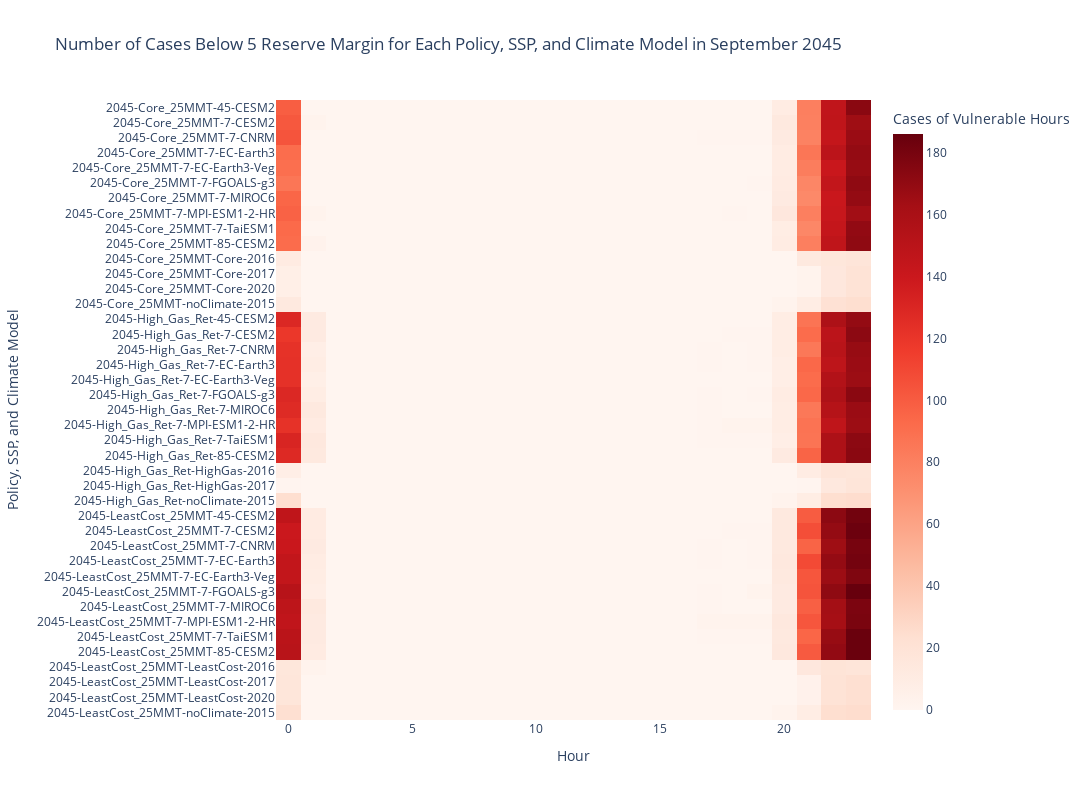

Notebook code for this chart:
### Code cell
folder_path = '/Users/liyangwang/kitxDMDU_analysis/reservemargin'
RMValue = 5
combined_df = hourly_ClimateModel_SSP(folder_path, 9, RMValue)
create_heatmap(combined_df, RMValue)

### Figure 1 — Plotly figure (JSON) as saved in the notebook; plotly's stock layout.template omitted (floating-point values rounded to 4 significant figures; data arrays with more than 128 entries replaced by an {"elided": "..."} marker saying what was removed)
{"data": [{"coloraxis": "coloraxis", "hovertemplate": "Hour: %{x}<br>Policy, SSP, and Climate Model: %{y}<br>Cases of Vulnerable Hours: %{z}<extra></extra>", "name": "0", "type": "heatmap", "x": [0, 1, 2, 3, 4, 5, 6, 7, 8, 9, 10, 11, 12, 13, 14, 15, 16, 17, 18, 19, 20, 21, 22, 23], "xaxis": "x", "y": ["2045-Core_25MMT-45-CESM2", "2045-Core_25MMT-7-CESM2", "2045-Core_25MMT-7-CNRM", "2045-Core_25MMT-7-EC-Earth3", "2045-Core_25MMT-7-EC-Earth3-Veg", "2045-Core_25MMT-7-FGOALS-g3", "2045-Core_25MMT-7-MIROC6", "2045-Core_25MMT-7-MPI-ESM1-2-HR", "2045-Core_25MMT-7-TaiESM1", "2045-Core_25MMT-85-CESM2", "2045-Core_25MMT-Core-2016", "2045-Core_25MMT-Core-2017", "2045-Core_25MMT-Core-2020", "2045-Core_25MMT-noClimate-2015", "2045-High_Gas_Ret-45-CESM2", "2045-High_Gas_Ret-7-CESM2", "2045-High_Gas_Ret-7-CNRM", "2045-High_Gas_Ret-7-EC-Earth3", "2045-High_Gas_Ret-7-EC-Earth3-Veg", "2045-High_Gas_Ret-7-FGOALS-g3", "2045-High_Gas_Ret-7-MIROC6", "2045-High_Gas_Ret-7-MPI-ESM1-2-HR", "2045-High_Gas_Ret-7-TaiESM1", "2045-High_Gas_Ret-85-CESM2", "2045-High_Gas_Ret-HighGas-2016", "2045-High_Gas_Ret-HighGas-2017", "2045-High_Gas_Ret-noClimate-2015", "2045-LeastCost_25MMT-45-CESM2", "2045-LeastCost_25MMT-7-CESM2", "2045-LeastCost_25MMT-7-CNRM", "2045-LeastCost_25MMT-7-EC-Earth3", "2045-LeastCost_25MMT-7-EC-Earth3-Veg", "2045-LeastCost_25MMT-7-FGOALS-g3", "2045-LeastCost_25MMT-7-MIROC6", "2045-LeastCost_25MMT-7-MPI-ESM1-2-HR", "2045-LeastCost_25MMT-7-TaiESM1", "2045-LeastCost_25MMT-85-CESM2", "2045-LeastCost_25MMT-LeastCost-2016", "2045-LeastCost_25MMT-LeastCost-2017", "2045-LeastCost_25MMT-LeastCost-2020", "2045-LeastCost_25MMT-noClimate-2015"], "yaxis": "y", "z": {"elided": "41x24 int values"}}], "layout": {"coloraxis": {"colorbar": {"title": {"text": "Cases of Vulnerable Hours"}}, "colorscale": [[0, "rgb(255,245,240)"], [0.125, "rgb(254,224,210)"], [0.25, "rgb(252,187,161)"], [0.375, "rgb(252,146,114)"], [0.5, "rgb(251,106,74)"], [0.625, "rgb(239,59,44)"], [0.75, "rgb(203,24,29)"], [0.875, "rgb(165,15,21)"], [1, "rgb(103,0,13)"]]}, "height": 800, "title": {"text": "Number of Cases Below 5 Reserve Margin for Each Policy, SSP, and Climate Model in September 2045"}, "width": 1200, "xaxis": {"anchor": "y", "constrain": "domain", "domain": [0, 1], "scaleanchor": "y", "title": {"text": "Hour"}}, "yaxis": {"anchor": "x", "autorange": "reversed", "constrain": "domain", "domain": [0, 1], "title": {"text": "Policy, SSP, and Climate Model"}}}}
